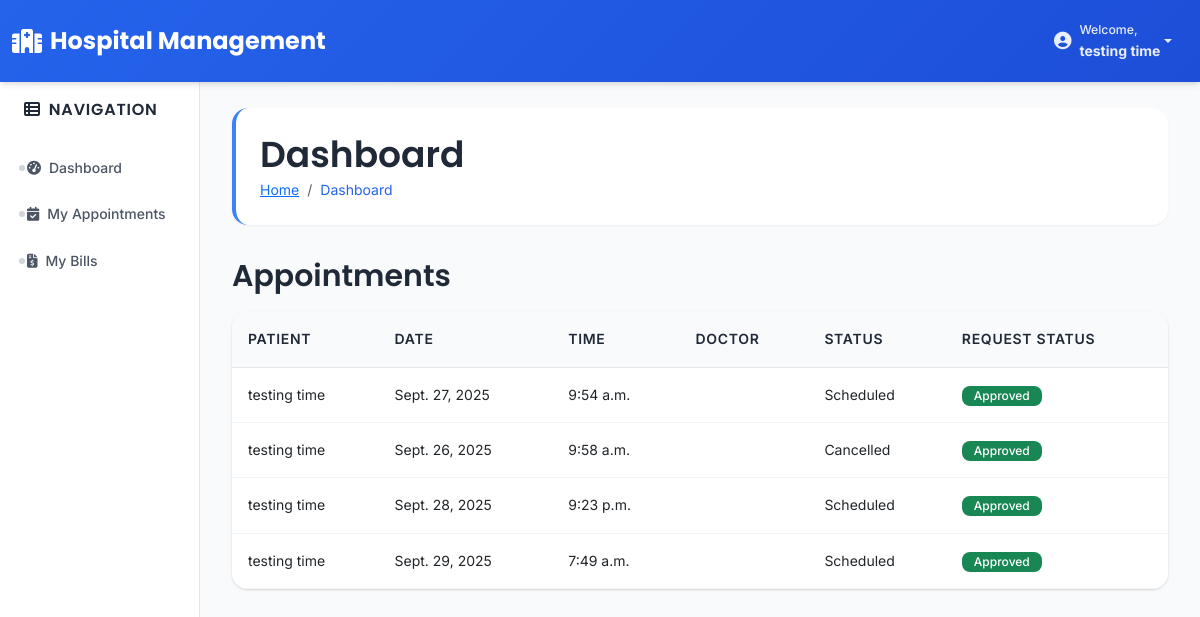
The page /appointments/ (signed in) on the database its author committed.
### accounts/models.py (models this page shows)
class CustomUser(AbstractUser):
    first_name = None
    last_name = None
    ROLE_CHOICES = (
        ('admin', 'Admin'),
        ('doctor', 'Doctor'),
        ('patient', 'Patient'),
        ('receptionist', 'Receptionist'),
    )
    role = models.CharField(max_length=20, choices=ROLE_CHOICES)
    GENDER_CHOICES = (
        ('Male', 'Male'),
        ('Female', 'Female'),
        ('Other', 'Other'),
    )
    gender = models.CharField(max_length=10, choices=GENDER_CHOICES, null=True, blank=True)
    REQUIRED_FIELDS = []  # Only username is required

### appointments/models.py (models this page shows, shortened)
class Appointment(models.Model):
    patient = models.ForeignKey(Patient, on_delete=models.CASCADE)
    doctor = models.ForeignKey(Doctor, on_delete=models.CASCADE)
    date = models.DateField()
    time = models.TimeField()
    status = models.CharField(max_length=20, choices=STATUS_CHOICES, default='Scheduled')
    reason = models.TextField(null=True, blank=True)
    request_status = models.CharField(max_length=20, choices=REQUEST_STATUS_CHOICES, default='Pending')

### patients/models.py (models this page shows, shortened)
class Patient(models.Model):
    user = models.OneToOneField(
        CustomUser,
        on_delete=models.CASCADE,
        related_name='patient_profile',
        null=True,
        blank=True
    )
    name = models.CharField(max_length=100)
    age = models.IntegerField(null=True, blank=True)
    gender = models.CharField(max_length=20, choices=[
        ('Male','Male'),
        ('Female','Female'),
        ('Others','Others'),
        ('Prefer not to say','Prefer not to say')
    ])
    contact = models.CharField(max_length=15)
    address = models.TextField()
    created_at = models.DateTimeField(auto_now_add=True)
    username = models.CharField(max_length=150, unique=True, null=True, blank=True)  # new field
    phone = models.CharField(max_length=15, null=True, blank=True)

### appointments/views.py (the view)
# urls.py: path('', views.appointment_list, name='appointment_list'),
@login_required
def appointment_list(request):
    if request.user.role in ['admin', 'receptionist']:
        appointments = Appointment.objects.all()
    elif request.user.role == 'doctor':
        if hasattr(request.user, 'doctor_profile'):
            appointments = Appointment.objects.filter(doctor=request.user.doctor_profile)
        else:
            messages.error(request, "Doctor profile not found.")
            return redirect('dashboard')
    elif request.user.role == 'patient':
        if hasattr(request.user, 'patient_profile'):
            appointments = Appointment.objects.filter(
                patient=request.user.patient_profile
            ).exclude(request_status='Rejected')  # hide rejected requests
        else:
            messages.error(request, "Patient profile not found.")
            return redirect('dashboard')
    else:
        messages.error(request, "Access denied")
        return redirect('dashboard')
    return render(request, 'appointments/appointment_list.html', {
        'appointments': appointments
    })

### templates/appointments/appointment_list.html (shortened to what this page needs)
{% extends 'base.html' %}
{% load static %}
{% block content %}
<h2>Appointments</h2>
<table class="table">
    <thead>
        <tr>
            <th>Patient</th>
            <th>Date</th>
            <th>Time</th>
            <th>Doctor</th>
            <th>Status</th>
            <th>Request Status</th>
        </tr>
    </thead>
    <tbody>
        {% for appointment in appointments %}
        <tr>
            <td>{{ appointment.patient.name }}</td>
            <td>{{ appointment.date }}</td>
            <td>{{ appointment.time }}</td>
            <td>{{ appointment.doctor.name }}</td>
            <td>{{ appointment.status }}</td>
            <td>
                {% if appointment.request_status == "Pending" %}
                    <span class="badge bg-warning">{{ appointment.request_status }}</span>
                {% elif appointment.request_status == "Approved" %}
                    <span class="badge bg-success">{{ appointment.request_status }}</span>
                {% elif appointment.request_status == "Rejected" %}
                    <span class="badge bg-danger">{{ appointment.request_status }}</span>
                {% endif %}
            </td>
        </tr>
        {% empty %}
        <tr>
            <td colspan="7">No appointments found.</td>
        </tr>
        {% endfor %}
    </tbody>
</table>
{% endblock %}

### templates/base.html (shortened to what this page needs)
{% load static %}
<!DOCTYPE html>
<html lang="en">
<head>
    <link href="https://cdn.jsdelivr.net/npm/bootstrap@5.3.0/dist/css/bootstrap.min.css" rel="stylesheet">
    <link href="https://cdnjs.cloudflare.com/ajax/libs/font-awesome/6.4.0/css/all.min.css" rel="stylesheet">
    <link rel="stylesheet" href="{% static 'css/style.css' %}">
</head>
<body>
    <nav class="navbar navbar-expand-lg navbar-dark fixed-top">
        <div class="container-fluid">
            <a class="navbar-brand d-flex align-items-center" href="{% url 'dashboard' %}">
                <i class="fas fa-hospital me-2"></i>
                <span class="d-none d-sm-inline">Hospital Management</span>
            </a>
            <div class="navbar-nav ms-auto d-flex flex-row">
                {% if user.is_authenticated %}
                    <div class="nav-item dropdown">
                        <a class="nav-link dropdown-toggle d-flex align-items-center" href="#" id="userDropdown" role="button" data-bs-toggle="dropdown" aria-expanded="false">
                            <div class="d-flex align-items-center">
                                <div class="user-avatar me-2">
                                </div>
                                <div class="d-none d-md-block">
                                    <div class="small text-light-50">Welcome,</div>
                                    <div class="fw-bold">{{ user.username|default:user.get_full_name }}</div>
                                </div>
                            </div>
                        </a>
                    </div>
                {% endif %}
            </div>
        </div>
    </nav>
    <div class="container-fluid" style="margin-top: 76px;">
        <div class="row">
            <nav class="col-md-2 d-md-block sidebar collapse">
                <div class="position-sticky">
                    <h5><i class="fas fa-th-list me-2"></i>Navigation</h5>
                    <ul class="nav flex-column">
                        {% if user.is_authenticated %}
                            <li class="nav-item">
                                <a class="nav-link" href="{% url 'dashboard' %}">
                                    <i class="fas fa-tachometer-alt me-2"></i>Dashboard
                                </a>
                            </li>
                            {% if user.role == 'admin' %}
                                <li class="nav-item">
                                    <a class="nav-link" href="{% url 'doctors:doctor_list' %}">
                                        <i class="fas fa-user-md me-2"></i>Doctors
                                    </a>
                                </li>
                                <li class="nav-item">
                                    <a class="nav-link" href="{% url 'patients:patient_list' %}">
                                        <i class="fas fa-users me-2"></i>Patients
                                    </a>
                                </li>
                                <li class="nav-item">
                                    <a class="nav-link" href="{% url 'appointments:appointment_list' %}">
                                        <i class="fas fa-calendar-check me-2"></i>Appointments
                                    </a>
                                </li>
                                <li class="nav-item">
                                    <a class="nav-link" href="{% url 'billing:bill_list' %}">
                                        <i class="fas fa-file-invoice-dollar me-2"></i>Billing
                                    </a>
                                </li>
                                <li class="nav-item">
                                    <a class="nav-link" href="{% url 'receptionists:receptionist_list' %}">
                                        <i class="fas fa-user-tie me-2"></i>Receptionists
                                    </a>
                                </li>
                                <li class="nav-item">
                                    <a class="nav-link" href="{% url 'reports:reports_dashboard' %}">
                                        <i class="fas fa-chart-bar me-2"></i>Reports
                                    </a>
                                </li>
                                <li class="nav-item">
                                    <a class="nav-link" href="{% url 'appointments:manage_requests' %}">
                                        <i class="fas fa-clipboard-list me-2"></i>Requests
                                    </a>
                                </li>
                            {% elif user.role == 'doctor' %}
                                <li class="nav-item">
                                    <a class="nav-link" href="{% url 'appointments:appointment_list' %}">
                                        <i class="fas fa-calendar-check me-2"></i>My Appointments
                                    </a>
                                </li>
                            {% elif user.role == 'patient' %}
                                <li class="nav-item">
                                    <a class="nav-link" href="{% url 'appointments:appointment_list' %}">
                                        <i class="fas fa-calendar-check me-2"></i>My Appointments
                                    </a>
                                </li>
                                <li class="nav-item">
                                    <a class="nav-link" href="{% url 'billing:bill_list' %}">
                                        <i class="fas fa-file-invoice-dollar me-2"></i>My Bills
                                    </a>
                                </li>
                            {% endif %}
                        {% endif %}
                    </ul>
                </div>
            </nav>
            <main class="col-md-10 ms-sm-auto main-content">
                {% block page_header %}
                    <div class="page-header fade-in">
                        <div class="d-flex justify-content-between align-items-center">
                            <div>
                                <h1 class="mb-0">{% block page_title %}Dashboard{% endblock %}</h1>
                                {% block breadcrumbs %}
                                    <nav aria-label="breadcrumb">
                                        <ol class="breadcrumb mb-0">
                                            <li class="breadcrumb-item"><a href="{% url 'dashboard' %}">Home</a></li>
                                            <li class="breadcrumb-item active" aria-current="page">{% block current_page %}Dashboard{% endblock %}</li>
                                        </ol>
                                    </nav>
                                {% endblock %}
                            </div>
                        </div>
                    </div>
                {% endblock %}
                <div class="content-wrapper fade-in" data-animate>
                    {% block content %}
                    {% endblock %}
                </div>
            </main>
        </div>
    </div>
</body>
</html>

### rows shown on the page
CustomUser: username "testing time"
Appointment: patient.name "testing time", date "Sept. 27, 2025", time "9:54 a.m.", status "Scheduled", request_status "Approved"
Appointment: patient.name "testing time", date "Sept. 26, 2025", time "9:58 a.m.", status "Cancelled", request_status "Approved"
Appointment: patient.name "testing time", date "Sept. 28, 2025", time "9:23 p.m.", status "Scheduled", request_status "Approved"
Appointment: patient.name "testing time", date "Sept. 29, 2025", time "7:49 a.m.", status "Scheduled", request_status "Approved"
